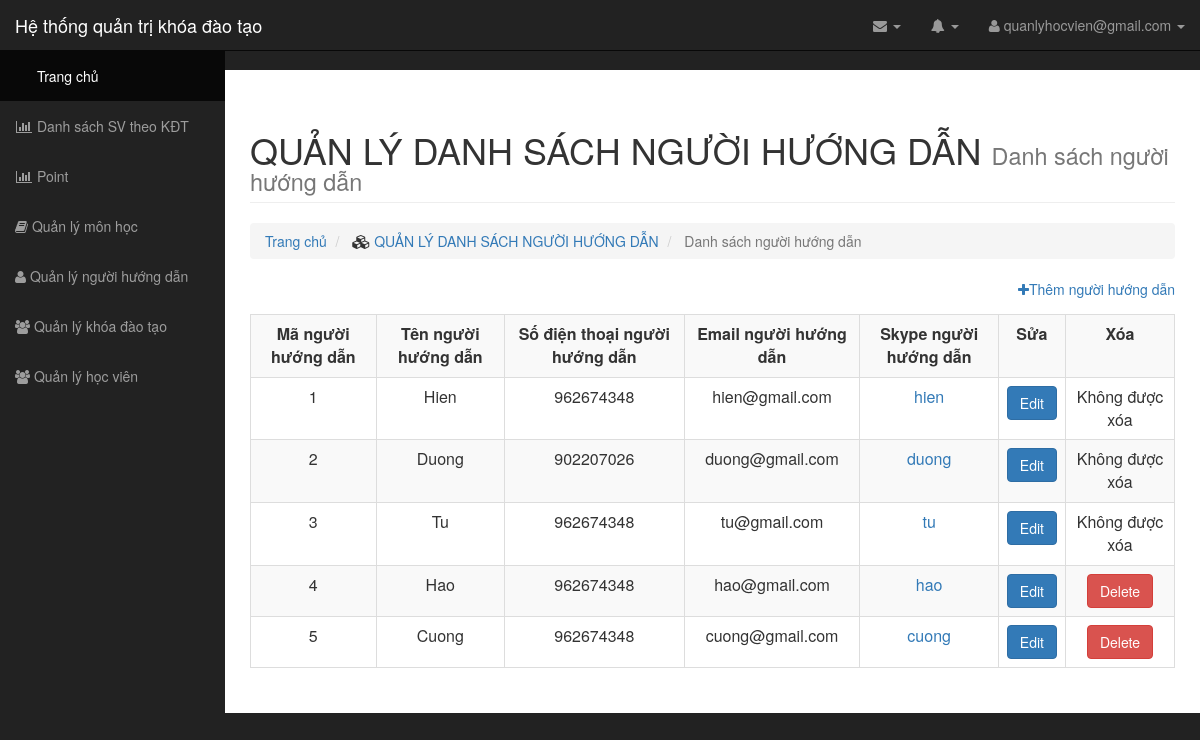
Page /teamplate/list/list_giaovien.php on the committed database.
### tables this page shows
CREATE TABLE `tutor` (
  `tutor_id` int(11) NOT NULL,
  `tutor_name` varchar(255) NOT NULL,
  `tutor_phone` int(11) NOT NULL,
  `tutor_email` varchar(255) NOT NULL,
  `tutor_skype` varchar(255) NOT NULL
);

### teamplate/list/list_giaovien.php (the view, shortened to what this page needs)
<?php
	include "../connect.php";
	$qr = $conn->query("SELECT tutor.* FROM `tutor`");
 ?>
<link rel="stylesheet" type="text/css" href="../../css/style.css">
<body>
	<div id="wrapper">
        <?php
            require_once '../../layout/menu.php';
         ?>
        <div id="page-wrapper">
            <div class="container-fluid">
		<div class="row">
            <div class="col-lg-12">
                <h1 class="page-header">
                    QUẢN LÝ DANH SÁCH NGƯỜI HƯỚNG DẪN
                    <small>Danh sách người hướng dẫn</small>
                </h1>
                <ol class="breadcrumb">
                    <li>
                          <a href="#">Trang chủ</a>
                    </li>
                    <li>
                        <i class="fa fa-cubes"></i><a href="../list/list_monhoc.php"> QUẢN LÝ DANH SÁCH NGƯỜI HƯỚNG DẪN </a>
                    </li>
                    <li class="active">
                        Danh sách người hướng dẫn
                    </li>
                </ol>
            </div>
        </div>
        <div class="them"><a href="../insert/insert_giaovien.php"><i class="fa fa-plus"></i>Thêm người hướng dẫn</a></div>
         <div class="panel-body">
            <div class="table-responsive">
                <table class="table table-bordered table-hover table-striped">
					<tr>
						<th>Mã người hướng dẫn</th>
						<th>Tên người hướng dẫn</th>
						<th>Số điện thoại người hướng dẫn</th>
						<th>Email người hướng dẫn</th>
						<th>Skype người hướng dẫn</th>
						<th>Sửa</th>
						<th>Xóa</th>
					</tr>
					<?php
					while ($rs=mysqli_fetch_array($qr)) {
						?>
						<tr>
							<td>
								<?=  $rs['tutor_id'] ?>
							</td>
							<td>
								<?=  $rs['tutor_name'] ?>
							</td>
							<td>
								<?=  $rs['tutor_phone'] ?>
							</td>
							<td>
								<?=  $rs['tutor_email'] ?>
							</td>
							<td>
								<a href="skype:<?=  $rs['tutor_skype'] ?>?chat"><?=  $rs['tutor_skype'] ?></a>
							</td>
							<td>
							   <a class='btn btn-primary' href='../update/update_giaovien.php?tutor_id=<?=  $rs['tutor_id'] ?>'> Edit</a>
							</td>
							<td>
								<?php
								$id = $rs["tutor_id"];
								$course_query = $conn->query("SELECT subject.*  FROM `subject` WHERE subject.tutor_id = $id");
						 		$tutor_id = mysqli_fetch_array($course_query);
								?>
								 <?php if(!$tutor_id):?>
								<a class='btn btn-danger' href='../delete/delete_giaovien.php?tutor_id=<?= $rs["tutor_id"] ?>' onclick='return checkDelete()'>Delete</a>
								<?php else:?>
									Không được xóa
								<?php endif;?>
							</td>
					<?php } ?>
				</table>
			</div>
		</div>
	</div>
</div>

### css/sb-admin.css (style rules this page uses)
body { margin-top: 100px; background-color: #222; }
@media (min-width:768px) { body { margin-top: 50px; } }
#wrapper { padding-left: 0; }
#page-wrapper { width: 100%; padding: 0; background-color: #fff; }
@media (min-width:768px) { #wrapper { padding-left: 225px; } }
@media (min-width:768px) { #page-wrapper { padding: 10px; } }

### css/style.css (style rules this page uses)
.row { padding-top: 10px; }
.table tr th { text-align: center; }
.table tr td { text-align: center; }
.them { text-align: right }
.panel-body { padding: 15px 0; }

### rows in the picture
tutor: tutor_id "1", tutor_name "Hien", tutor_phone "962674348", tutor_email "hien@gmail.com", tutor_skype "hien", shows "Không được xóa"
tutor: tutor_id "2", tutor_name "Duong", tutor_phone "902207026", tutor_email "duong@gmail.com", tutor_skype "duong", shows "Không được xóa"
tutor: tutor_id "3", tutor_name "Tu", tutor_phone "962674348", tutor_email "tu@gmail.com", tutor_skype "tu", shows "Không được xóa"
tutor: tutor_id "4", tutor_name "Hao", tutor_phone "962674348", tutor_email "hao@gmail.com", tutor_skype "hao"
tutor: tutor_id "5", tutor_name "Cuong", tutor_phone "962674348", tutor_email "cuong@gmail.com", tutor_skype "cuong"
